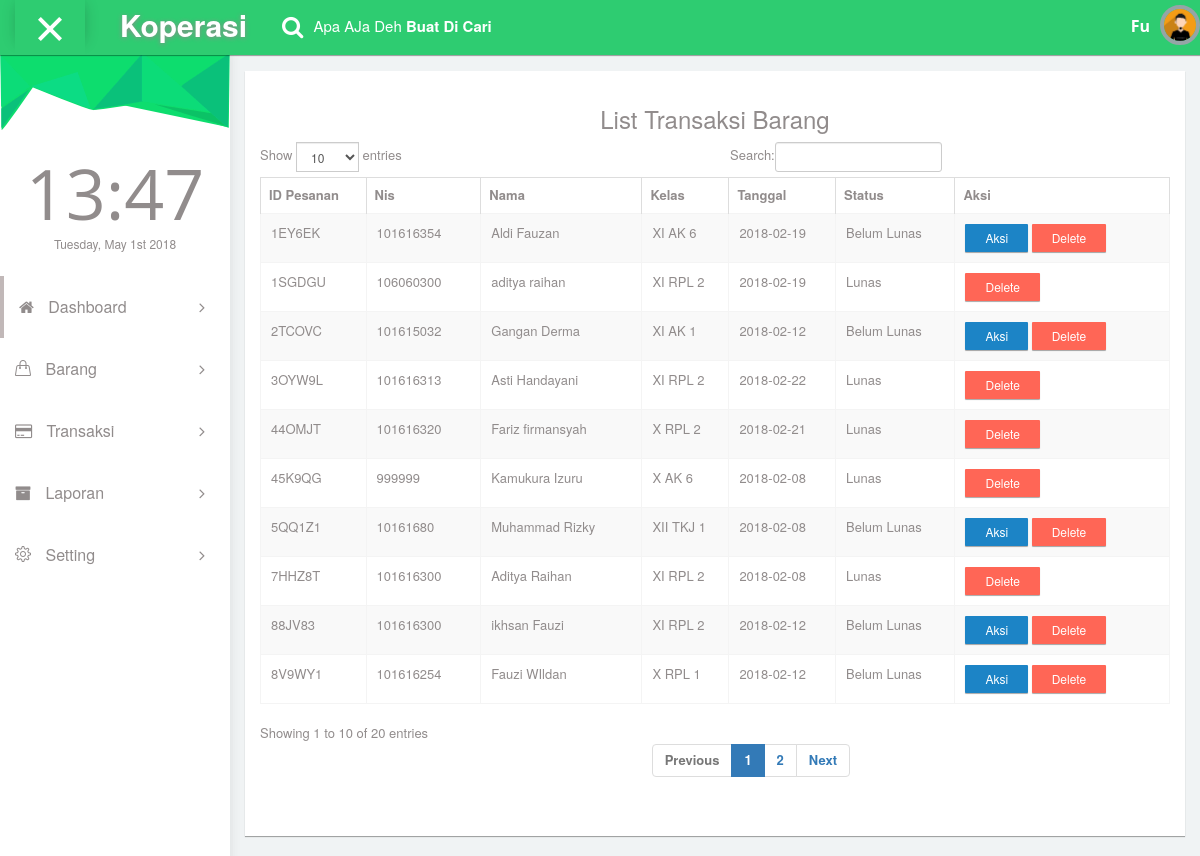
/Admin/transaksi-barang.php (signed in), run on the app's committed database.
### tables this page shows
CREATE TABLE `pesanan` (
  `id_pesanan` varchar(191) NOT NULL,
  `nis` varchar(191) NOT NULL,
  `nama_pemesan` varchar(191) NOT NULL,
  `kelas` varchar(191) NOT NULL,
  `tanggal` date NOT NULL,
  `status` varchar(191) NOT NULL
);

### Admin/transaksi-barang.php (the view, shortened to what this page needs)
<?php
require_once("koneksi.php");
$muncul = mysqli_query($koneksi,"SELECT * FROM admin");
$data = mysqli_fetch_array($muncul);
?>
<!DOCTYPE html>
<html lang="en">
<head>
    <link rel="stylesheet" type="text/css" href="asset/css/bootstrap.min.css">
      <link rel="stylesheet" type="text/css" href="asset/css/plugins/font-awesome.min.css"/>
      <link rel="stylesheet" type="text/css" href="asset/css/plugins/simple-line-icons.css"/>
      <link rel="stylesheet" type="text/css" href="asset/css/plugins/animate.min.css"/>
      <link rel="stylesheet" type="text/css" href="asset/css/plugins/fullcalendar.min.css"/>
	<link href="asset/css/style.css" rel="stylesheet">
  </head>
 <body id="mimin" class="dashboard">
        <nav class="navbar navbar-default header navbar-fixed-top">
          <div class="col-md-12 nav-wrapper">
            <div class="navbar-header" style="width:100%;">
              <div class="opener-left-menu is-open">
                <span class="bottom"></span>
              </div>
                <a href="index.php" class="navbar-brand">
                 <b>Koperasi</b>
                </a>
              <ul class="nav navbar-nav search-nav">
                <li>
                   <div class="search">
                    <span class="fa fa-search icon-search" style="font-size:23px;"></span>
                    <div class="form-group form-animate-text">
                      <input type="text" class="form-text" required>
                      <label class="label-search">Apa AJa Deh <b>Buat Di Cari</b> </label>
                    </div>
                  </div>
                </li>
              </ul>
              <ul class="nav navbar-nav navbar-right user-nav">
                <li class="user-name"><span><?php echo $data['nama'];?></span></li>
                  <li class="dropdown avatar-dropdown">
                   <img src="asset/img/avatar.jpg" class="img-circle avatar" alt="user name" data-toggle="dropdown" aria-haspopup="true" aria-expanded="true"/>
                </li>
              </ul>
            </div>
          </div>
        </nav>
      <div class="container-fluid mimin-wrapper">
           <div id="left-menu">
              <div class="sub-left-menu scroll">
                <ul class="nav nav-list">
                     <ul class="nav nav-list">
                    <li><div class="left-bg"></div></li>
                    <li class="time">
                      <h1 class="animated fadeInLeft">21:00</h1>
                      <p class="animated fadeInRight">Sat,October 1st 2029</p>
                    </li>
                    <li class="active ripple">
                      <a class="tree-toggle nav-header"><span class="fa-home fa"></span> Dashboard
                        <span class="fa-angle-right fa right-arrow text-right"></span>
                      </a>
                    </li>
                    <li class="ripple"><a class="tree-toggle nav-header">
                    <span class="icons icon-handbag"></span> Barang
                    <span class="fa-angle-right fa right-arrow text-right"></span> </a>
                    </li>
                    <li class="ripple">
                      <a class="tree-toggle nav-header">
                        <span class="fa-credit-card fa"></span> Transaksi
                        <span class="fa-angle-right fa right-arrow text-right"></span>
                      </a>
                    </li>
                    <li class="ripple"><a class="tree-toggle nav-header">
                    <span class="fa fa-archive"></span> Laporan
                    <span class="fa-angle-right fa right-arrow text-right"></span> </a>
                    </li>
                    <li class="ripple">
                      <a class="tree-toggle nav-header">
                        <span class="icons icon-settings"></span> Setting
                        <span class="fa-angle-right fa right-arrow text-right"></span>
                      </a>
                    </li>
                     <li class="ripple">
                      <a class="tree-toggle nav-header">
                      </a>
                    </li>
                  </ul>
                </div>
            </div>
          <div id="content">
           <div class="col-md-12 top-20 padding-0">
              <div class="col-md-12">
                <div class="panel">
                  <div class="panel-body">
                  <div class="col-md-12 padding-0" style="padding-bottom:20px;">
                    <h3 class="head text-center">
                       List Transaksi Barang
                    </h3>
                    <p class="narrow text-center">
                      <div class="responsive-table">
                      <table id="datatables-example" class="table table-striped table-bordered" width="100%" cellspacing="0">
                      <thead>
                        <tr>
                          <th>ID Pesanan</th>
                          <th>Nis</th>
                          <th>Nama</th>
                          <th>Kelas</th>
                          <th>Tanggal</th>
                          <th>Status</th>
                          <th>Aksi</th>
                        </tr>
                      </thead>
                      <tbody>
                       <?php
                        $pesan = mysqli_query($koneksi,"SELECT * FROM pesanan ORDER BY tanggal ASC");
                        while($pesanan = mysqli_fetch_array($pesan)){ ?>
                        <tr>
                            <td><?php echo $pesanan['id_pesanan']; ?></td>
                            <td><?php echo $pesanan['nis']; ?></td>
                            <td><?php echo $pesanan['nama_pemesan']; ?></td>
                            <td><?php echo $pesanan['kelas']; ?></td>
                            <td><?php echo $pesanan['tanggal']; ?></td>
                            <td><?php echo $pesanan['status']; ?></td>
                          <td>
                             <?php
                             if($pesanan['status'] == "Belum Lunas"){?>
                                 <a href="transaksi.php?id=<?php echo $pesanan['id_pesanan']; ?>" class="btn btn-sm btn-primary">Aksi</a>
                             <?php }else{
                             }
                            ?>
                              <a href="delete-transaksi.php?id=<?php echo $pesanan['id_pesanan']; ?>" class="btn btn-sm btn-danger">Delete</a></td>
                        </tr>
                    <?php } ?>
                      </tbody>
                        </table>
                      </div>
                </div>
              </div>
            </div>
          </div>
                </div>
     </div>
  </body>
</html>

### data on the page
pesanan: id_pesanan "7HHZ8T", nis "101616300", nama_pemesan "Aditya Raihan", kelas "XI RPL 2", tanggal "2018-02-08", status "Lunas"
pesanan: id_pesanan "5QQ1Z1", nis "10161680", nama_pemesan "Muhammad Rizky", kelas "XII TKJ 1", tanggal "2018-02-08", status "Belum Lunas"
pesanan: id_pesanan "45K9QG", nis "999999", nama_pemesan "Kamukura Izuru", kelas "X AK 6", tanggal "2018-02-08", status "Lunas"
pesanan: id_pesanan "2TCOVC", nis "101615032", nama_pemesan "Gangan Derma", kelas "XI AK 1", tanggal "2018-02-12", status "Belum Lunas"
pesanan: id_pesanan "88JV83", nis "101616300", nama_pemesan "ikhsan Fauzi", kelas "XI RPL 2", tanggal "2018-02-12", status "Belum Lunas"
pesanan: id_pesanan "8V9WY1", nis "101616254", nama_pemesan "Fauzi WIldan", kelas "X RPL 1", tanggal "2018-02-12", status "Belum Lunas"
pesanan: id_pesanan "1EY6EK", nis "101616354", nama_pemesan "Aldi Fauzan", kelas "XI AK 6", tanggal "2018-02-19", status "Belum Lunas"
pesanan: id_pesanan "1SGDGU", nis "106060300", nama_pemesan "aditya raihan", kelas "XI RPL 2", tanggal "2018-02-19", status "Lunas"
pesanan: id_pesanan "44OMJT", nis "101616320", nama_pemesan "Fariz firmansyah", kelas "X RPL 2", tanggal "2018-02-21", status "Lunas"
pesanan: id_pesanan "3OYW9L", nis "101616313", nama_pemesan "Asti Handayani", kelas "XI RPL 2", tanggal "2018-02-22", status "Lunas"

### other printed values
$data['nama'] "Fu"
